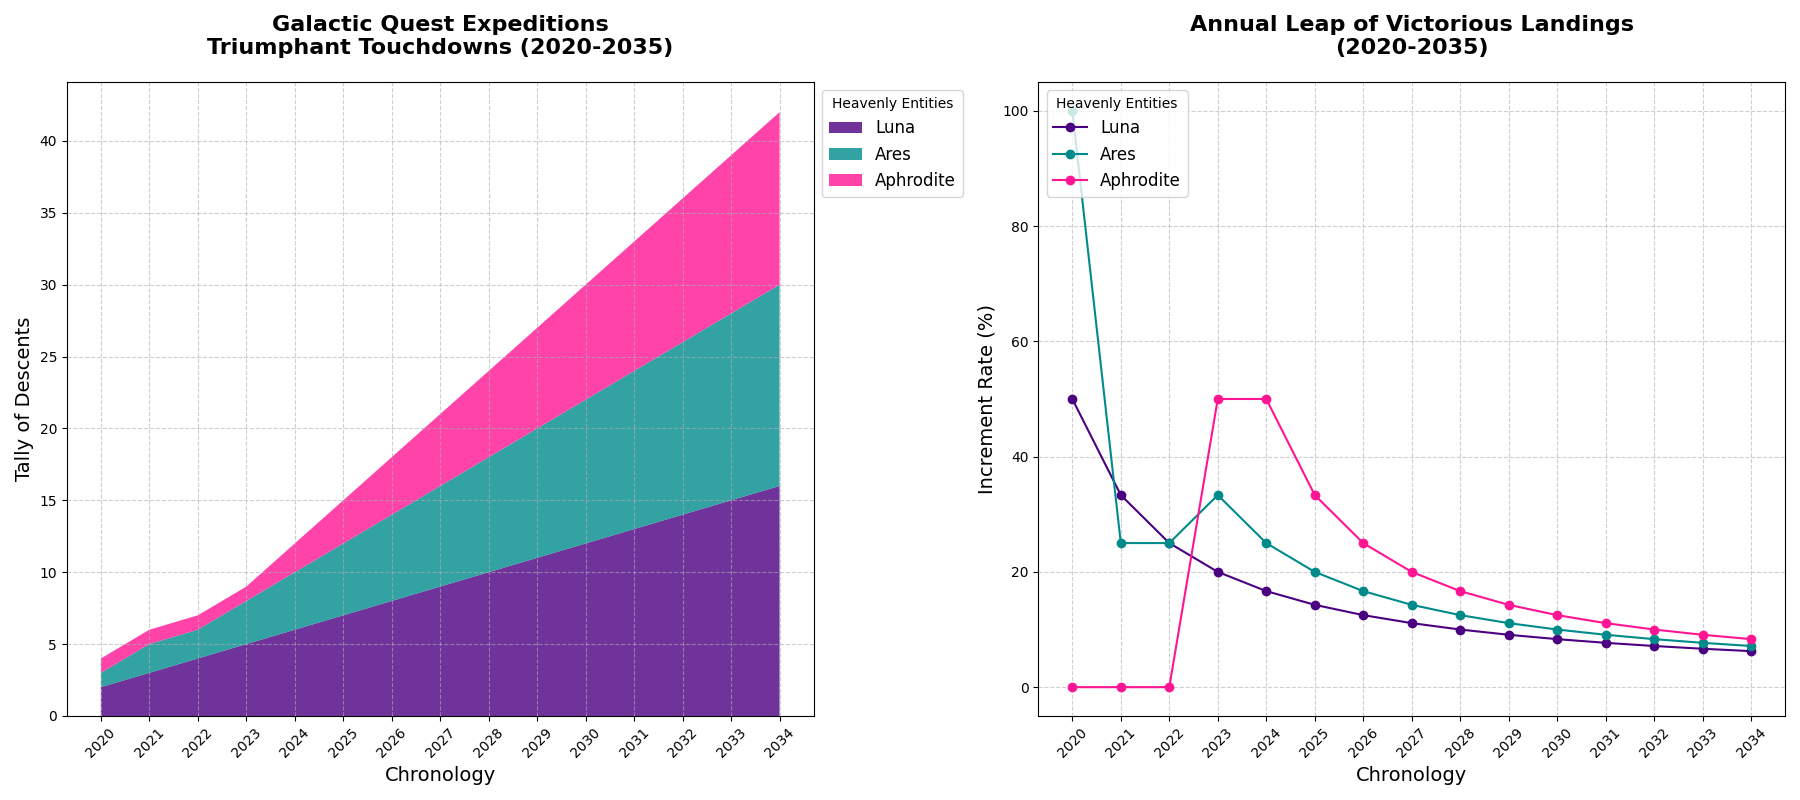

This figure's Python source:
import matplotlib.pyplot as plt
import numpy as np

# Define the years
years = np.arange(2020, 2035)

# Define the number of successful landings
moon_landings = np.array([2, 3, 4, 5, 6, 7, 8, 9, 10, 11, 12, 13, 14, 15, 16])
mars_landings = np.array([1, 2, 2, 3, 4, 5, 6, 7, 8, 9, 10, 11, 12, 13, 14])
venus_landings = np.array([1, 1, 1, 1, 2, 3, 4, 5, 6, 7, 8, 9, 10, 11, 12])

# Create the figure and subplots
fig, (ax1, ax2) = plt.subplots(1, 2, figsize=(18, 8))

# New set of colors
new_colors = ['#4B0082', '#008B8B', '#FF1493']  # Indigo, Dark Cyan, Deep Pink

# Subplot 1: Stacked Area Chart for Landings
ax1.stackplot(years, moon_landings, mars_landings, venus_landings,
              labels=['Luna', 'Ares', 'Aphrodite'],
              colors=new_colors, alpha=0.8)
ax1.set_title("Galactic Quest Expeditions\nTriumphant Touchdowns (2020-2035)", fontsize=16, fontweight='bold', pad=20)
ax1.set_xlabel("Chronology", fontsize=14)
ax1.set_ylabel("Tally of Descents", fontsize=14)
ax1.set_xticks(years[::1])
ax1.tick_params(axis='x', rotation=45)
ax1.legend(loc='upper left', title="Heavenly Entities", fontsize=12, bbox_to_anchor=(1, 1))
ax1.grid(True, linestyle='--', alpha=0.6)

# Subplot 2: Line Plot for Yearly Growth Rate
moon_growth_rate = np.gradient(moon_landings) / moon_landings * 100
mars_growth_rate = np.gradient(mars_landings) / mars_landings * 100
venus_growth_rate = np.gradient(venus_landings) / venus_landings * 100

ax2.plot(years, moon_growth_rate, label='Luna', color=new_colors[0], marker='o')
ax2.plot(years, mars_growth_rate, label='Ares', color=new_colors[1], marker='o')
ax2.plot(years, venus_growth_rate, label='Aphrodite', color=new_colors[2], marker='o')
ax2.set_title("Annual Leap of Victorious Landings\n(2020-2035)", fontsize=16, fontweight='bold', pad=20)
ax2.set_xlabel("Chronology", fontsize=14)
ax2.set_ylabel("Increment Rate (%)", fontsize=14)
ax2.set_xticks(years[::1])
ax2.tick_params(axis='x', rotation=45)
ax2.legend(loc='upper left', title="Heavenly Entities", fontsize=12)
ax2.grid(True, linestyle='--', alpha=0.6)

plt.tight_layout()
plt.show()
